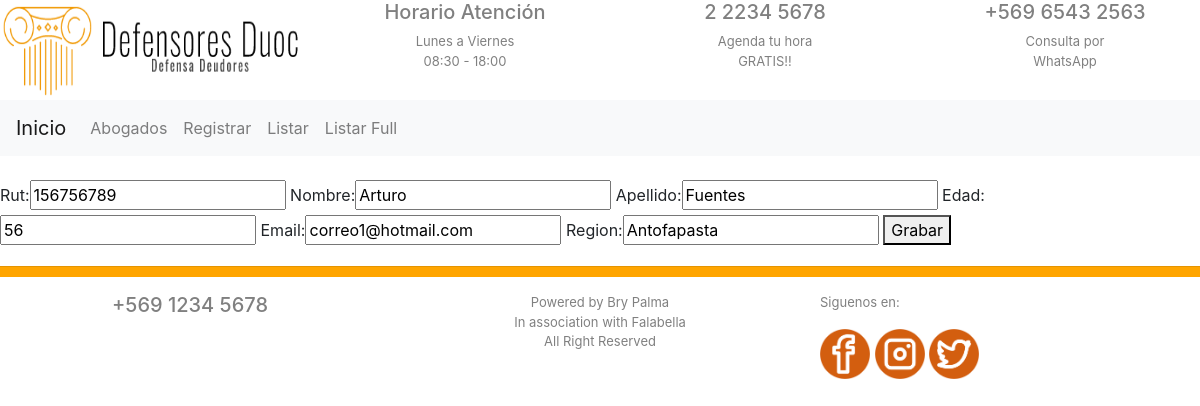
Page /editar_cliente/156756789 on the committed database.
### app/models.py (models this page shows, shortened)
class Cliente(models.Model):
    rut = models.CharField(max_length=50)
    nombre = models.CharField(max_length=50)
    apellido = models.CharField(max_length=50)
    edad = models.IntegerField()
    email = models.CharField(max_length=50)
    region = models.CharField(max_length=50)

### app/views.py (the view)
# urls.py: path('editar_cliente/<str:rut>', views.editar_cliente),
def editar_cliente(request, rut):
    instancia= Cliente.objects.get(rut=rut)
    form=  ClienteForm(instance=instancia)
    if request.method=="POST":
        form= ClienteForm(request.POST, instance=instancia)
        if form.is_valid():
            instancia= form.save(commit=False)
            instancia.save()
    return render(request, "app/editar.html",{'form':form})

### app/forms.py
class ClienteForm(forms.ModelForm):
    class Meta:
        model= Cliente
        fields= ['rut','nombre', 'apellido', 'edad', 'email', 'region']

### app/templates/app/editar.html (shortened to what this page needs)
{% extends './base/base.html' %}
{% load staticfiles %}
{% block content %}
<form method="POST">
    {{form}}
<button type="submit">Grabar</button>
</form>
{% endblock %}

### static/css/principal.css (style rules this page uses)
body { margin: 0px; }

### rows in the picture
Cliente: rut "156756789", nombre "Arturo", apellido "Fuentes", edad "56", email "correo1@hotmail.com", region "Antofapasta"
